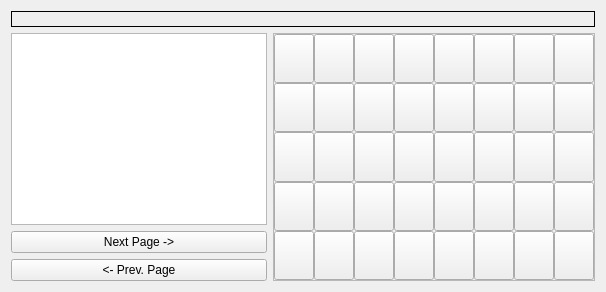
                   <widget class="QWidget" name="layoutWidget_8">
                    <layout class="QVBoxLayout" name="verticalLayout_23">
                     <item>
                      <widget class="QLabel" name="page_label">
                       <property name="frameShape">
                        <enum>QFrame::Panel</enum>
                       </property>
                       <property name="frameShadow">
                        <enum>QFrame::Plain</enum>
                       </property>
                       <property name="text">
                        <string/>
                       </property>
                       <property name="alignment">
                        <set>Qt::AlignCenter</set>
                       </property>
                       <property name="wordWrap">
                        <bool>true</bool>
                       </property>
                       <property name="margin">
                        <number>5</number>
                       </property>
                      </widget>
                     </item>
                     <item>
                      <layout class="QHBoxLayout" name="horizontalLayout_13">
                       <item>
                        <layout class="QVBoxLayout" name="verticalLayout_24">
                         <item>
                          <widget class="QTextBrowser" name="text_browser_viz">
                           <property name="sizePolicy">
                            <sizepolicy hsizetype="Preferred" vsizetype="Preferred">
                             <horstretch>0</horstretch>
                             <verstretch>0</verstretch>
                            </sizepolicy>
                           </property>
                          </widget>
                         </item>
                         <item>
                          <widget class="QPushButton" name="btn_next_page">
                           <property name="sizePolicy">
                            <sizepolicy hsizetype="Minimum" vsizetype="Expanding">
                             <horstretch>0</horstretch>
                             <verstretch>0</verstretch>
                            </sizepolicy>
                           </property>
                           <property name="text">
                            <string>Next Page -&gt;</string>
                           </property>
                          </widget>
                         </item>
                         <item>
                          <widget class="QPushButton" name="btn_prev_page">
                           <property name="sizePolicy">
                            <sizepolicy hsizetype="Minimum" vsizetype="Expanding">
                             <horstretch>0</horstretch>
                             <verstretch>0</verstretch>
                            </sizepolicy>
                           </property>
                           <property name="text">
                            <string>&lt;- Prev. Page</string>
                           </property>
                          </widget>
                         </item>
                        </layout>
                       </item>
                       <item>
                        <widget class="QFrame" name="frame_2">
                         <property name="frameShape">
                          <enum>QFrame::StyledPanel</enum>
                         </property>
                         <property name="frameShadow">
                          <enum>QFrame::Raised</enum>
                         </property>
                         <layout class="QHBoxLayout" name="horizontalLayout_14">
                          <property name="spacing">
                           <number>0</number>
                          </property>
                          <property name="leftMargin">
                           <number>0</number>
                          </property>
                          <property name="topMargin">
                           <number>0</number>
                          </property>
                          <property name="rightMargin">
                           <number>0</number>
                          </property>
                          <property name="bottomMargin">
                           <number>0</number>
                          </property>
                          <item>
                           <layout class="QHBoxLayout" name="horizontalLayout_15">
                            <item>
                             <layout class="QVBoxLayout" name="verticalLayout_25">
                              <item>
                               <widget class="QPushButton" name="btn_0">
                                <property name="enabled">
                                 <bool>true</bool>
                                </property>
                                <property name="sizePolicy">
                                 <sizepolicy hsizetype="Expanding" vsizetype="Expanding">
                                  <horstretch>0</horstretch>
                                  <verstretch>0</verstretch>
                                 </sizepolicy>
                                </property>
                                <property name="minimumSize">
                                 <size>
                                  <width>0</width>
                                  <height>0</height>
                                 </size>
                                </property>
                                <property name="text">
                                 <string/>
                                </property>
                                <property name="default">
                                 <bool>false</bool>
                                </property>
                                <property name="flat">
                                 <bool>false</bool>
                                </property>
                               </widget>
                              </item>
                              <item>
                               <widget class="QPushButton" name="btn_8">
                                <property name="sizePolicy">
                                 <sizepolicy hsizetype="Expanding" vsizetype="Expanding">
                                  <horstretch>0</horstretch>
                                  <verstretch>0</verstretch>
                                 </sizepolicy>
                                </property>
                                <property name="text">
                                 <string/>
                                </property>
                               </widget>
                              </item>
                              <item>
                               <widget class="QPushButton" name="btn_16">
                                <property name="sizePolicy">
                                 <sizepolicy hsizetype="Expanding" vsizetype="Expanding">
                                  <horstretch>0</horstretch>
                                  <verstretch>0</verstretch>
                                 </sizepolicy>
                                </property>
                                <property name="text">
                                 <string/>
                                </property>
                               </widget>
                              </item>
                              <item>
                               <widget class="QPushButton" name="btn_24">
                                <property name="sizePolicy">
                                 <sizepolicy hsizetype="Expanding" vsizetype="Expanding">
                                  <horstretch>0</horstretch>
                                  <verstretch>0</verstretch>
                                 </sizepolicy>
                                </property>
                                <property name="text">
                                 <string/>
                                </property>
                               </widget>
                              </item>
                              <item>
                               <widget class="QPushButton" name="btn_32">
                                <property name="sizePolicy">
                                 <sizepolicy hsizetype="Expanding" vsizetype="Expanding">
                                  <horstretch>0</horstretch>
                                  <verstretch>0</verstretch>
                                 </sizepolicy>
                                </property>
                                <property name="text">
                                 <string/>
                                </property>
                               </widget>
                              </item>
                             </layout>
                            </item>
                            <item>
                             <layout class="QVBoxLayout" name="verticalLayout_26">
                              <item>
                               <widget class="QPushButton" name="btn_1">
                                <property name="sizePolicy">
                                 <sizepolicy hsizetype="Expanding" vsizetype="Expanding">
                                  <horstretch>0</horstretch>
                                  <verstretch>0</verstretch>
                                 </sizepolicy>
                                </property>
                                <property name="text">
                                 <string/>
                                </property>
                               </widget>
                              </item>
                              <item>
                               <widget class="QPushButton" name="btn_9">
                                <property name="sizePolicy">
                                 <sizepolicy hsizetype="Expanding" vsizetype="Expanding">
                                  <horstretch>0</horstretch>
                                  <verstretch>0</verstretch>
                                 </sizepolicy>
                                </property>
                                <property name="text">
                                 <string/>
                                </property>
                               </widget>
                              </item>
                              <item>
                               <widget class="QPushButton" name="btn_17">
                                <property name="sizePolicy">
                                 <sizepolicy hsizetype="Expanding" vsizetype="Expanding">
                                  <horstretch>0</horstretch>
                                  <verstretch>0</verstretch>
                                 </sizepolicy>
                                </property>
                                <property name="text">
                                 <string/>
                                </property>
                               </widget>
                              </item>
                              <item>
                               <widget class="QPushButton" name="btn_25">
                                <property name="sizePolicy">
                                 <sizepolicy hsizetype="Expanding" vsizetype="Expanding">
                                  <horstretch>0</horstretch>
                                  <verstretch>0</verstretch>
                                 </sizepolicy>
                                </property>
                                <property name="text">
                                 <string/>
                                </property>
                               </widget>
                              </item>
                              <item>
                               <widget class="QPushButton" name="btn_33">
                                <property name="sizePolicy">
                                 <sizepolicy hsizetype="Expanding" vsizetype="Expanding">
                                  <horstretch>0</horstretch>
                                  <verstretch>0</verstretch>
                                 </sizepolicy>
                                </property>
                                <property name="text">
                                 <string/>
                                </property>
                               </widget>
                              </item>
                             </layout>
                            </item>
                            <item>
                             <layout class="QVBoxLayout" name="verticalLayout_27">
                              <item>
                               <widget class="QPushButton" name="btn_2">
                                <property name="sizePolicy">
                                 <sizepolicy hsizetype="Expanding" vsizetype="Expanding">
                                  <horstretch>0</horstretch>
                                  <verstretch>0</verstretch>
                                 </sizepolicy>
                                </property>
                                <property name="text">
                                 <string/>
                                </property>
                               </widget>
                              </item>
                              <item>
                               <widget class="QPushButton" name="btn_10">
                                <property name="sizePolicy">
                                 <sizepolicy hsizetype="Expanding" vsizetype="Expanding">
                                  <horstretch>0</horstretch>
                                  <verstretch>0</verstretch>
                                 </sizepolicy>
                                </property>
                                <property name="text">
                                 <string/>
                                </property>
                               </widget>
                              </item>
                              <item>
                               <widget class="QPushButton" name="btn_18">
                                <property name="sizePolicy">
                                 <sizepolicy hsizetype="Expanding" vsizetype="Expanding">
                                  <horstretch>0</horstretch>
                                  <verstretch>0</verstretch>
                                 </sizepolicy>
                                </property>
                                <property name="text">
                                 <string/>
                                </property>
                               </widget>
                              </item>
                              <item>
                               <widget class="QPushButton" name="btn_26">
                                <property name="sizePolicy">
                                 <sizepolicy hsizetype="Expanding" vsizetype="Expanding">
                                  <horstretch>0</horstretch>
                                  <verstretch>0</verstretch>
                                 </sizepolicy>
                                </property>
                                <property name="text">
                                 <string/>
                                </property>
                               </widget>
                              </item>
                              <item>
                               <widget class="QPushButton" name="btn_34">
                                <property name="sizePolicy">
                                 <sizepolicy hsizetype="Expanding" vsizetype="Expanding">
                                  <horstretch>0</horstretch>
                                  <verstretch>0</verstretch>
                                 </sizepolicy>
                                </property>
                                <property name="text">
                                 <string/>
                                </property>
                               </widget>
                              </item>
                             </layout>
                            </item>
                            <item>
                             <layout class="QVBoxLayout" name="verticalLayout_28">
                              <item>
                               <widget class="QPushButton" name="btn_3">
                                <property name="sizePolicy">
                                 <sizepolicy hsizetype="Expanding" vsizetype="Expanding">
                                  <horstretch>0</horstretch>
                                  <verstretch>0</verstretch>
                                 </sizepolicy>
                                </property>
                                <property name="text">
                                 <string/>
                                </property>
                               </widget>
                              </item>
                              <item>
                               <widget class="QPushButton" name="btn_11">
                                <property name="sizePolicy">
                                 <sizepolicy hsizetype="Expanding" vsizetype="Expanding">
                                  <horstretch>0</horstretch>
                                  <verstretch>0</verstretch>
                                 </sizepolicy>
                                </property>
                                <property name="text">
                                 <string/>
                                </property>
                               </widget>
                              </item>
                              <item>
                               <widget class="QPushButton" name="btn_19">
                                <property name="sizePolicy">
                                 <sizepolicy hsizetype="Expanding" vsizetype="Expanding">
                                  <horstretch>0</horstretch>
                                  <verstretch>0</verstretch>
                                 </sizepolicy>
                                </property>
                                <property name="text">
                                 <string/>
                                </property>
                               </widget>
                              </item>
                              <item>
                               <widget class="QPushButton" name="btn_27">
                                <property name="sizePolicy">
                                 <sizepolicy hsizetype="Expanding" vsizetype="Expanding">
                                  <horstretch>0</horstretch>
                                  <verstretch>0</verstretch>
                                 </sizepolicy>
                                </property>
                                <property name="text">
                                 <string/>
                                </property>
                               </widget>
                              </item>
                              <item>
                               <widget class="QPushButton" name="btn_35">
                                <property name="sizePolicy">
                                 <sizepolicy hsizetype="Expanding" vsizetype="Expanding">
                                  <horstretch>0</horstretch>
                                  <verstretch>0</verstretch>
                                 </sizepolicy>
                                </property>
                                <property name="text">
                                 <string/>
                                </property>
                               </widget>
                              </item>
                             </layout>
                            </item>
                            <item>
                             <layout class="QVBoxLayout" name="verticalLayout_29">
                              <item>
                               <widget class="QPushButton" name="btn_4">
                                <property name="sizePolicy">
                                 <sizepolicy hsizetype="Expanding" vsizetype="Expanding">
                                  <horstretch>0</horstretch>
                                  <verstretch>0</verstretch>
                                 </sizepolicy>
                                </property>
                                <property name="text">
                                 <string/>
                                </property>
                               </widget>
                              </item>
                              <item>
                               <widget class="QPushButton" name="btn_12">
                                <property name="sizePolicy">
                                 <sizepolicy hsizetype="Expanding" vsizetype="Expanding">
                                  <horstretch>0</horstretch>
                                  <verstretch>0</verstretch>
                                 </sizepolicy>
                                </property>
                                <property name="text">
                                 <string/>
                                </property>
                               </widget>
                              </item>
                              <item>
                               <widget class="QPushButton" name="btn_20">
                                <property name="sizePolicy">
                                 <sizepolicy hsizetype="Expanding" vsizetype="Expanding">
                                  <horstretch>0</horstretch>
                                  <verstretch>0</verstretch>
                                 </sizepolicy>
                                </property>
                                <property name="text">
                                 <string/>
                                </property>
                               </widget>
                              </item>
                              <item>
                               <widget class="QPushButton" name="btn_28">
                                <property name="sizePolicy">
                                 <sizepolicy hsizetype="Expanding" vsizetype="Expanding">
                                  <horstretch>0</horstretch>
                                  <verstretch>0</verstretch>
                                 </sizepolicy>
                                </property>
                                <property name="text">
                                 <string/>
                                </property>
                               </widget>
                              </item>
                              <item>
                               <widget class="QPushButton" name="btn_36">
                                <property name="sizePolicy">
                                 <sizepolicy hsizetype="Expanding" vsizetype="Expanding">
                                  <horstretch>0</horstretch>
                                  <verstretch>0</verstretch>
                                 </sizepolicy>
                                </property>
                                <property name="text">
                                 <string/>
                                </property>
                               </widget>
                              </item>
                             </layout>
                            </item>
                            <item>
                             <layout class="QVBoxLayout" name="verticalLayout_30">
                              <item>
                               <widget class="QPushButton" name="btn_5">
                                <property name="sizePolicy">
                                 <sizepolicy hsizetype="Expanding" vsizetype="Expanding">
                                  <horstretch>0</horstretch>
                                  <verstretch>0</verstretch>
                                 </sizepolicy>
                                </property>
                                <property name="text">
                                 <string/>
                                </property>
                               </widget>
                              </item>
                              <item>
                               <widget class="QPushButton" name="btn_13">
                                <property name="sizePolicy">
                                 <sizepolicy hsizetype="Expanding" vsizetype="Expanding">
                                  <horstretch>0</horstretch>
                                  <verstretch>0</verstretch>
                                 </sizepolicy>
                                </property>
                                <property name="text">
                                 <string/>
                                </property>
                               </widget>
                              </item>
                              <item>
                               <widget class="QPushButton" name="btn_21">
                                <property name="sizePolicy">
                                 <sizepolicy hsizetype="Expanding" vsizetype="Expanding">
                                  <horstretch>0</horstretch>
                                  <verstretch>0</verstretch>
                                 </sizepolicy>
                                </property>
                                <property name="text">
                                 <string/>
                                </property>
                               </widget>
                              </item>
                              <item>
                               <widget class="QPushButton" name="btn_29">
                                <property name="sizePolicy">
                                 <sizepolicy hsizetype="Expanding" vsizetype="Expanding">
                                  <horstretch>0</horstretch>
                                  <verstretch>0</verstretch>
                                 </sizepolicy>
                                </property>
                                <property name="text">
                                 <string/>
                                </property>
                               </widget>
                              </item>
                              <item>
                               <widget class="QPushButton" name="btn_37">
                                <property name="sizePolicy">
                                 <sizepolicy hsizetype="Expanding" vsizetype="Expanding">
                                  <horstretch>0</horstretch>
                                  <verstretch>0</verstretch>
                                 </sizepolicy>
                                </property>
                                <property name="text">
                                 <string/>
                                </property>
                               </widget>
                              </item>
                             </layout>
                            </item>
                            <item>
                             <layout class="QVBoxLayout" name="verticalLayout_31">
                              <item>
                               <widget class="QPushButton" name="btn_6">
                                <property name="sizePolicy">
                                 <sizepolicy hsizetype="Expanding" vsizetype="Expanding">
                                  <horstretch>0</horstretch>
                                  <verstretch>0</verstretch>
                                 </sizepolicy>
                                </property>
                                <property name="text">
                                 <string/>
                                </property>
                               </widget>
                              </item>
                              <item>
                               <widget class="QPushButton" name="btn_14">
                                <property name="sizePolicy">
                                 <sizepolicy hsizetype="Expanding" vsizetype="Expanding">
                                  <horstretch>0</horstretch>
                                  <verstretch>0</verstretch>
                                 </sizepolicy>
                                </property>
                                <property name="text">
                                 <string/>
                                </property>
                               </widget>
                              </item>
                              <item>
                               <widget class="QPushButton" name="btn_22">
                                <property name="sizePolicy">
                                 <sizepolicy hsizetype="Expanding" vsizetype="Expanding">
                                  <horstretch>0</horstretch>
                                  <verstretch>0</verstretch>
                                 </sizepolicy>
                                </property>
                                <property name="text">
                                 <string/>
                                </property>
                               </widget>
                              </item>
                              <item>
                               <widget class="QPushButton" name="btn_30">
                                <property name="sizePolicy">
                                 <sizepolicy hsizetype="Expanding" vsizetype="Expanding">
                                  <horstretch>0</horstretch>
                                  <verstretch>0</verstretch>
                                 </sizepolicy>
                                </property>
                                <property name="text">
                                 <string/>
                                </property>
                               </widget>
                              </item>
                              <item>
                               <widget class="QPushButton" name="btn_38">
                                <property name="sizePolicy">
                                 <sizepolicy hsizetype="Expanding" vsizetype="Expanding">
                                  <horstretch>0</horstretch>
                                  <verstretch>0</verstretch>
                                 </sizepolicy>
                                </property>
                                <property name="text">
                                 <string/>
                                </property>
                               </widget>
                              </item>
                             </layout>
                            </item>
                            <item>
                             <layout class="QVBoxLayout" name="verticalLayout_32">
                              <item>
                               <widget class="QPushButton" name="btn_7">
                                <property name="sizePolicy">
                                 <sizepolicy hsizetype="Expanding" vsizetype="Expanding">
                                  <horstretch>0</horstretch>
                                  <verstretch>0</verstretch>
                                 </sizepolicy>
                                </property>
                                <property name="text">
                                 <string/>
                                </property>
                               </widget>
                              </item>
                              <item>
                               <widget class="QPushButton" name="btn_15">
                                <property name="sizePolicy">
                                 <sizepolicy hsizetype="Expanding" vsizetype="Expanding">
                                  <horstretch>0</horstretch>
                                  <verstretch>0</verstretch>
                                 </sizepolicy>
                                </property>
                                <property name="text">
                                 <string/>
                                </property>
                               </widget>
                              </item>
                              <item>
                               <widget class="QPushButton" name="btn_23">
                                <property name="sizePolicy">
                                 <sizepolicy hsizetype="Expanding" vsizetype="Expanding">
                                  <horstretch>0</horstretch>
                                  <verstretch>0</verstretch>
                                 </sizepolicy>
                                </property>
                                <property name="text">
                                 <string/>
                                </property>
                               </widget>
                              </item>
                              <item>
                               <widget class="QPushButton" name="btn_31">
                                <property name="sizePolicy">
                                 <sizepolicy hsizetype="Expanding" vsizetype="Expanding">
                                  <horstretch>0</horstretch>
                                  <verstretch>0</verstretch>
                                 </sizepolicy>
                                </property>
                                <property name="text">
                                 <string/>
                                </property>
                               </widget>
                              </item>
                              <item>
                               <widget class="QPushButton" name="btn_39">
                                <property name="sizePolicy">
                                 <sizepolicy hsizetype="Expanding" vsizetype="Expanding">
                                  <horstretch>0</horstretch>
                                  <verstretch>0</verstretch>
                                 </sizepolicy>
                                </property>
                                <property name="text">
                                 <string/>
                                </property>
                               </widget>
                              </item>
                             </layout>
                            </item>
                           </layout>
                          </item>
                         </layout>
                        </widget>
                       </item>
                      </layout>
                     </item>
                    </layout>
                   </widget>
